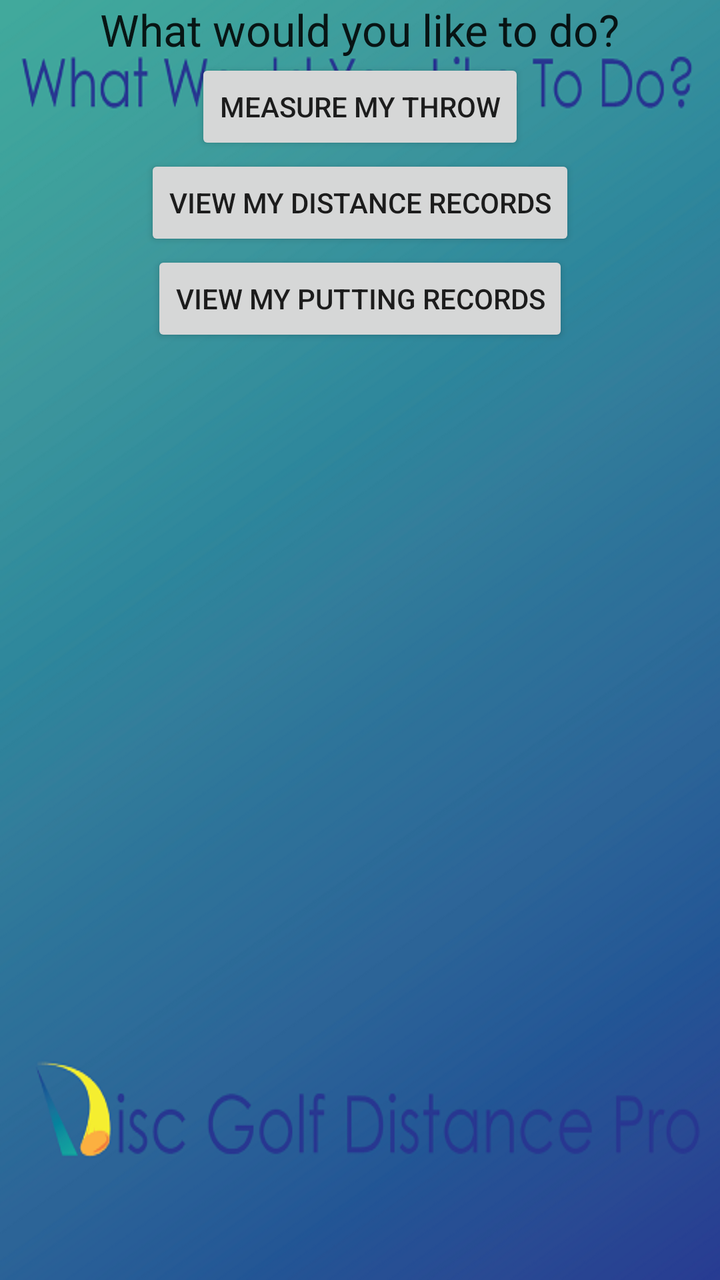
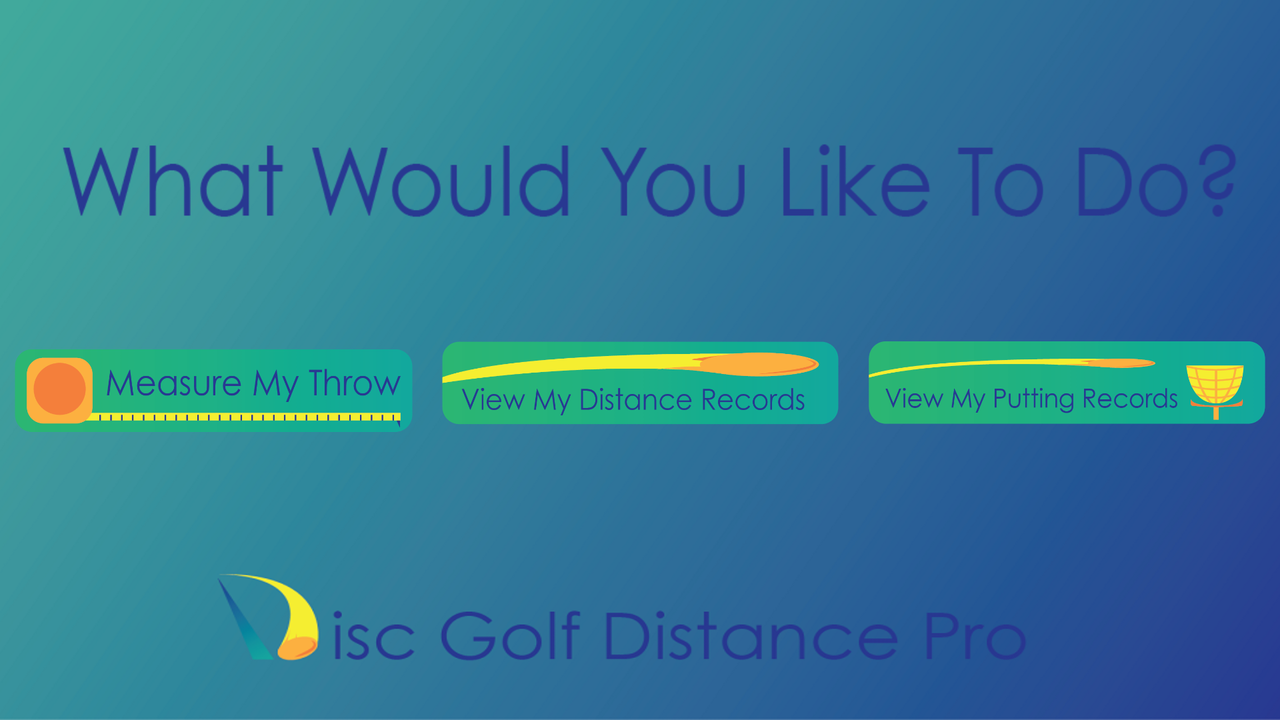

One screen, two layout resources from the same app: the default and the repository's alternative for another configuration. Each is rendered where Android would select it; the XML of both is given below.
<!-- AndroidManifest.xml: application theme AppTheme -->
<!-- res/layout/activity_main.xml -->
<LinearLayout xmlns:android="http://schemas.android.com/apk/res/android"
        xmlns:tools="http://schemas.android.com/tools"
        android:orientation="vertical"
        android:layout_width="fill_parent"
        android:layout_height="fill_parent"
    android:gravity="center_horizontal">

    <TextView
        android:layout_width="wrap_content"
        android:layout_height="wrap_content"
        android:textAppearance="?android:attr/textAppearanceLarge"
        android:text="@string/heading"
        android:id="@+id/lblHeading" />

    <Button
        android:layout_width="wrap_content"
        android:layout_height="wrap_content"
        android:text="@string/measure"
        android:id="@+id/btnMeasure" />

    <Button
        android:layout_width="wrap_content"
        android:layout_height="wrap_content"
        android:text="@string/distance"
        android:id="@+id/btnRecords" />

    <Button
        android:layout_width="wrap_content"
        android:layout_height="wrap_content"
        android:text="@string/putting"
        android:id="@+id/button" />
</LinearLayout>
<!-- resources referenced by this layout -->
<resources>
  <string name="distance">View my distance records</string>
  <string name="heading">What would you like to do?</string>
  <string name="measure">Measure my throw</string>
  <string name="putting">View my putting records</string>
  <style name="AppTheme" parent="Theme.AppCompat.Light.DarkActionBar">
          
          <item name="android:windowBackground">@drawable/disc_golf_background_sm</item>
      </style>
  <!-- drawable disc_golf_background_sm: png bitmap (drawable-hdpi, 243412 bytes) -->
</resources>
<!-- res/layout-land/activity_main.xml (the repository's variant of the layout above) -->
<!-- drawn on the phone turned sideways -->
<LinearLayout xmlns:android="http://schemas.android.com/apk/res/android"
        android:orientation="vertical"
        android:layout_width="fill_parent"
        android:layout_height="fill_parent"
    android:clickable="false"
    android:weightSum="1"
    android:id="@+id/background">

    <LinearLayout
        android:layout_width="fill_parent"
        android:layout_height="wrap_content"
        android:orientation="vertical">


        <ImageView
            android:layout_width="wrap_content"
            android:layout_height="wrap_content"
            android:id="@+id/lblMainScreen"
            android:src="@drawable/main_screen_label"
            android:adjustViewBounds="true"
            android:cropToPadding="false" />
    </LinearLayout>

    <LinearLayout
        android:orientation="horizontal"
        android:layout_width="fill_parent"
        android:layout_height="wrap_content">

        <ImageButton
            android:layout_width="wrap_content"
            android:layout_height="wrap_content"
            android:id="@+id/btnMeasure"
            android:src="@drawable/measure_my_distance"
            android:adjustViewBounds="true"
            android:scaleType="fitCenter"
            android:background="@android:color/transparent"
            android:layout_weight="1" />

        <ImageButton
            android:layout_width="wrap_content"
            android:layout_height="wrap_content"
            android:id="@+id/btnDrivingRecords"
            android:src="@drawable/distance_records"
            android:adjustViewBounds="true"
            android:scaleType="fitCenter"
            android:background="@android:color/transparent"
            android:layout_weight="1" />

        <ImageButton
            android:layout_width="wrap_content"
            android:layout_height="wrap_content"
            android:id="@+id/btnPuttRecords"
            android:src="@drawable/putting_records"
            android:scaleType="fitCenter"
            android:adjustViewBounds="true"
            android:background="@android:color/transparent"
            android:layout_weight="1" />
    </LinearLayout>
</LinearLayout>
<!-- resources referenced by the variant -->
<!-- as the phone turned sideways resolves them -->
<resources>
  <!-- drawable distance_records: png bitmap (drawable-hdpi, 32251 bytes) -->
  <!-- drawable main_screen_label: png bitmap (drawable-hdpi, 10149 bytes) -->
  <!-- drawable measure_my_distance: png bitmap (drawable-hdpi, 27706 bytes) -->
  <!-- drawable putting_records: png bitmap (drawable-hdpi, 33988 bytes) -->
  <!-- from res/values-land/ -->
  <style name="AppTheme" parent="Theme.AppCompat.Light.DarkActionBar">
          
          <item name="android:windowBackground">@drawable/sideways_background</item>
      </style>
  <!-- drawable sideways_background: png bitmap (drawable-hdpi, 299126 bytes) -->
</resources>
